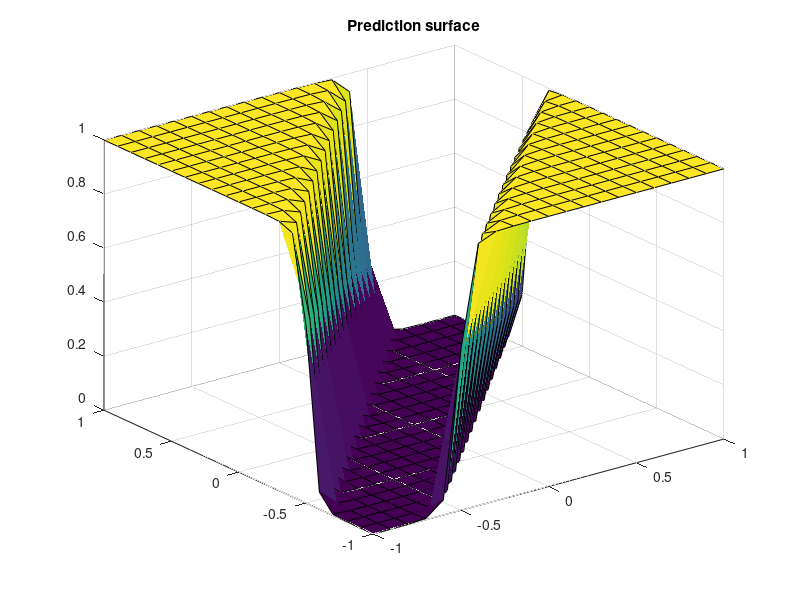

This figure's MATLAB source:
%% Nice XOR example on matlab based on this tutorial
% http://matlabgeeks.com/tips-tutorials/neural-networks-a-multilayer-perceptron-in-matlab/
% http://www.holehouse.org/mlclass/09_Neural_Networks_Learning.html
% https://github.com/rasmusbergpalm/DeepLearnToolbox
% We have here a 3 layer network (1-Input, 2-Hidden, 3-Output)

% Sigmoid and dSigmoid functions
sigmoid = @(x) 1.0 ./ ( 1.0 + exp(-x) );
dsigmoid = @(x) sigmoid(x) .* ( 1 - sigmoid(x) );

num_layers = 3;
% XOR input for x1 and x2
X = [0 0; 0 1; 1 0; 1 1];
% Desired output of XOR
Y_train = [0;1;1;0];
% Learning coefficient
learnRate = 0.1;
% Number of learning iterations
epochs = 10000;
% Calculate weights randomly using seed.
INIT_EPISLON = 0.1;
W1 = rand(2,3) * (2*INIT_EPISLON) - INIT_EPISLON;
W2 = rand(1,3) * (2*INIT_EPISLON) - INIT_EPISLON;

%% Training
for i = 1:epochs
    sizeTraining = length (X(:,1));
    complete_delta_1 = 0;
    complete_delta_2 = 0;
    for j = 1:sizeTraining
        %% Forward pass
        % First Activation (Input-->Hidden)
        A1 = [ones(sizeTraining, 1) X];
        Z2 = A1 * W1';
        A2 = sigmoid(Z2);
        
        % Second Activation (Hidden-->Output)
        A2=[ones(sizeTraining, 1) A2];
        Z3 = A2 * W2';
        A3 = sigmoid(Z3);
        
        %% Backpropagation
        % Find the partial derivative of the cost function related to all
        % weights on the neural network (on our case 9 weights)
        
        % For output layer: (Why different tutorials have differ here?)
        % delta = (1-actual output)*(desired output - actual output)
        %delta_out_layer = (1-A3).*(Y_train-A3); % Other
        %delta_out_layer = (Y_train-A3); % Andrew Ng
        delta_output = (A3-Y_train); % Andrew Ng (Invert weight update signal)
        
        % For Hidden layer
        Z2=[ones(sizeTraining,1) Z2];
        delta_hidden=delta_output*W2.*dsigmoid(Z2);
        
        % Calculate complete delta for every weight (Testing....)
        delta_hidden=delta_hidden(:,2:end);
        complete_delta_1 = complete_delta_1 + (delta_hidden'*A1);
        complete_delta_2 = complete_delta_2 + (delta_output'*A2);
        
        % Stochastic Gradient descent Update at every new input....
        % The stochastic gradient descent with luck converge faster ...
        % Increment or decrement depending on delta_output sign
        W1 = W1 - learnRate*complete_delta_1;
        W2 = W2 - learnRate*complete_delta_2;
    end
    % Gradient descent Update after all training set deltas are calculated
    % Increment or decrement depending on delta_output sign
    %W1 = W1 - learnRate*complete_delta_1;
    %W2 = W2 - learnRate*complete_delta_2;
end

fprintf('Outputs\n');
disp(round(A3));

fprintf('\nW1\n');
disp(W1);

fprintf('\nW2\n');
disp(W2);

%% Plot some information
% Plot cost function vs epoch

% Plot Prediction surface
testInpx1 = [-1:0.1:1];
testInpx2 = [-1:0.1:1];
[X1, X2] = meshgrid(testInpx1, testInpx2);
testOutRows = size(X1, 1);
testOutCols = size(X1, 2);
testOut = zeros(testOutRows, testOutCols);
for row = [1:testOutRows]
    for col = [1:testOutCols]
        test = [X1(row, col), X2(row, col)];
        %% Forward pass
        % First Activation (Input-->Hidden)
        A1 = [ones(1, 1) test];
        Z2 = A1 * W1';
        A2 = sigmoid(Z2);
        
        % Second Activation (Hidden-->Output)
        A2=[ones(1, 1) A2];
        Z3 = A2 * W2';
        A3 = sigmoid(Z3);
        testOut(row, col) = A3;
    end
end
figure(2);
surf(X1, X2, testOut);
title('Prediction surface');